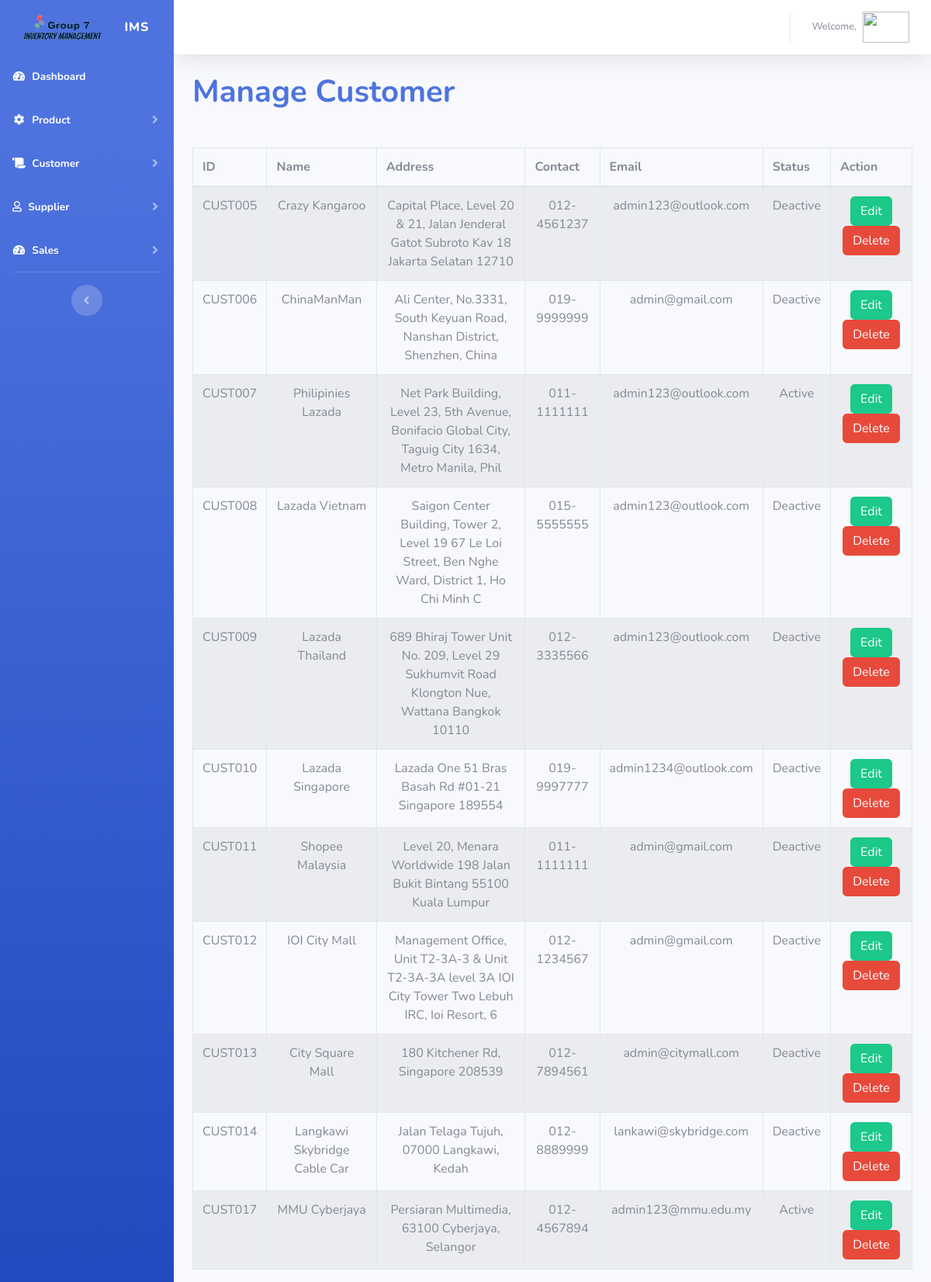
Screenshot of /customer_manage.php with the database file from the repository.
### tables this page shows
CREATE TABLE `customer` (
  `cust_id` varchar(7) NOT NULL DEFAULT '0',
  `cust_name` varchar(100) NOT NULL,
  `cust_add` varchar(100) NOT NULL,
  `cust_contact` varchar(11) NOT NULL,
  `cust_email` varchar(100) NOT NULL,
  `cust_status` varchar(100) NOT NULL
);

### customer_manage.php (the view, shortened to what this page needs)
<?php
require_once('config.php');
?>
<!DOCTYPE html>
<html lang="en">
<head>
    <link href="vendor/fontawesome-free/css/all.min.css" rel="stylesheet" type="text/css">
    <link href="css/sb-admin-2.min.css" rel="stylesheet">
    <link rel="stylesheet" href="https://ajax.googleapis.com/ajax/libs/jqueryui/1.12.1/themes/smoothness/jquery-ui.css">
    <link rel="stylesheet" type="text/css" href="https://cdn.datatables.net/v/dt/dt-1.11.4/datatables.min.css" />
</head>
<body>
    <body id="page-top">
        <div id="wrapper">
            <?php include("sidebar.php"); ?>
            <div id="content-wrapper" class="d-flex flex-column">
                <div id="content">
                    <?php include("topbar.php"); ?>
                    <div class="container-fluid">
                        <h1 class="m-0 font-weight-bold text-primary">Manage Customer</h1>
                        <br><br>
                        <table class="table table-striped table-bordered" id="data_table" style="width:100%;">
                            <thead>
                                <tr class="control-form">
                                    <th>ID</th>
                                    <th>Name</th>
                                    <th>Address</th>
                                    <th>Contact</th>
                                    <th>Email</th>
                                    <th>Status</th>
                                    <th>Action</th>
                                </tr>
                            </thead>
                            <?php
                                $sql = "SELECT * FROM customer";
                                $result = $con->query($sql);
                                while($row =  mysqli_fetch_assoc($result)) { ?>
                            <tr class="control-form">
                                <td align="center"><?php echo $row["cust_id"]; ?></td>
                                <td align="center"><?php echo $row["cust_name"]; ?></td>
                                <td align="center"><?php echo $row["cust_add"]; ?></td>
                                <td align="center"><?php echo $row["cust_contact"]; ?></td>
                                <td align="center"><?php echo $row["cust_email"]; ?></td>
                                <td align="center"><?php echo $row["cust_status"]; ?></td>
                                <td align="center">
                                    <button type="button" class="btn btn-success editbtn"> Edit </button>
                                    <button type="button" class="btn btn-danger deletebtn"> Delete </button>
                                </td>
                            </tr>
                            <?php
                                } ?>
                        </table>
                    </div>
                </div>
            </div>
        </div>
    </body>
</html>

### sidebar.php (shortened to what this page needs)
<ul class="navbar-nav bg-gradient-primary sidebar sidebar-dark accordion" id="accordionSidebar">
    <a class="sidebar-brand d-flex align-items-center justify-content-center" href="dashboard.php">
        <div class="sidebar-brand-icon">
            <img src="image/inventory_logo.png" width="80%" />
        </div>
        <div class="sidebar-brand-text mx-3">IMS</div>
    </a>
    <li class="nav-item active">
        <a class="nav-link" href="dashboard.php">
            <i class="fas fa-fw fa-tachometer-alt"></i>
            <span>Dashboard</span>
        </a>
    </li>
    <li class="nav-item active">
        <a class="nav-link collapsed" href="#" data-toggle="collapse" data-target="#product_collapse"
            aria-expanded="true" aria-controls="product_collapse">
            <i class="fas fa-fw fa-cog"></i>
            <span>Product</span>
        </a>
    </li>
    <li class="nav-item active">
        <a class="nav-link collapsed" href="#" data-toggle="collapse" data-target="#customer_collapse"
            aria-expanded="true" aria-controls="customer_collapse">
            <i class="fas fa-fw fa-scroll"></i>
            <span>Customer</span>
        </a>
    </li>
    <li class="nav-item active">
        <a class="nav-link collapsed" href="#" data-toggle="collapse" data-target="#supplier_collapse"
            aria-expanded="true" aria-controls="supplier_collapse">
            <i class="far fa-user"></i>
            <span>Supplier</span>
        </a>
    </li>
    <li class="nav-item active">
        <a class="nav-link collapsed" href="#" data-toggle="collapse" data-target="#sales_collapse" aria-expanded="true"
            aria-controls="sales_collapse">
            <i class="fas fa-fw fa-tachometer-alt"></i>
            <span>Sales</span>
        </a>
    </li>
    <hr class="sidebar-divider d-none d-md-block">
    <div class="text-center d-none d-md-inline">
        <button class="rounded-circle border-0" id="sidebarToggle"></button>
    </div>
</ul>

### topbar.php (shortened to what this page needs)
<nav class="navbar navbar-expand navbar-light bg-white topbar mb-4 static-top shadow">
    <ul class="navbar-nav ml-auto">
        <li class="nav-item dropdown no-arrow">
            <a class="nav-link dropdown-toggle" href="#" id="userDropdown" role="button" data-toggle="dropdown" aria-haspopup="true" aria-expanded="false">
                <span class="mr-2 d-none d-lg-inline text-gray-600 small">Welcome, <?=$name;?></span>
                <img src="image/profile.jpg" style="width: 60px; height: 40px;"/>
            </a>
        </li>
    </ul>
</nav>

### rows the page displays
customer: cust_id "CUST005", cust_name "Crazy Kangaroo", cust_add "Capital Place, Level 20 & 21, Jalan Jenderal Gatot Subroto Kav 18 Jakarta Selatan 12710", cust_contact "012-4561237", cust_email "admin123@outlook.com", cust_status "Deactive"
customer: cust_id "CUST006", cust_name "ChinaManMan", cust_add "Ali Center, No.3331, South Keyuan Road, Nanshan District, Shenzhen, China", cust_contact "019-9999999", cust_email "admin@gmail.com", cust_status "Deactive"
customer: cust_id "CUST007", cust_name "Philipinies Lazada", cust_add "Net Park Building, Level 23, 5th Avenue, Bonifacio Global City, Taguig City 1634, Metro Manila, Phil", cust_contact "011-1111111", cust_email "admin123@outlook.com", cust_status "Active"
customer: cust_id "CUST008", cust_name "Lazada Vietnam", cust_add "Saigon Center Building, Tower 2, Level 19 67 Le Loi Street, Ben Nghe Ward, District 1, Ho Chi Minh C", cust_contact "015-5555555", cust_email "admin123@outlook.com", cust_status "Deactive"
customer: cust_id "CUST009", cust_name "Lazada Thailand", cust_add "689 Bhiraj Tower Unit No. 209, Level 29 Sukhumvit Road Klongton Nue, Wattana Bangkok 10110", cust_contact "012-3335566", cust_email "admin123@outlook.com", cust_status "Deactive"
customer: cust_id "CUST010", cust_name "Lazada Singapore", cust_add "Lazada One 51 Bras Basah Rd #01-21 Singapore 189554", cust_contact "019-9997777", cust_email "admin1234@outlook.com", cust_status "Deactive"
customer: cust_id "CUST011", cust_name "Shopee Malaysia", cust_add "Level 20, Menara Worldwide 198 Jalan Bukit Bintang 55100 Kuala Lumpur", cust_contact "011-1111111", cust_email "admin@gmail.com", cust_status "Deactive"
customer: cust_id "CUST012", cust_name "IOI City Mall", cust_add "Management Office, Unit T2-3A-3 & Unit T2-3A-3A level 3A IOI City Tower Two Lebuh IRC, Ioi Resort, 6", cust_contact "012-1234567", cust_email "admin@gmail.com", cust_status "Deactive"
customer: cust_id "CUST013", cust_name "City Square Mall", cust_add "180 Kitchener Rd, Singapore 208539", cust_contact "012-7894561", cust_email "admin@citymall.com", cust_status "Deactive"
customer: cust_id "CUST014", cust_name "Langkawi Skybridge Cable Car", cust_add "Jalan Telaga Tujuh, 07000 Langkawi, Kedah", cust_contact "012-8889999", cust_email "lankawi@skybridge.com", cust_status "Deactive"
customer: cust_id "CUST017", cust_name "MMU Cyberjaya", cust_add "Persiaran Multimedia, 63100 Cyberjaya, Selangor", cust_contact "012-4567894", cust_email "admin123@mmu.edu.my", cust_status "Active"
